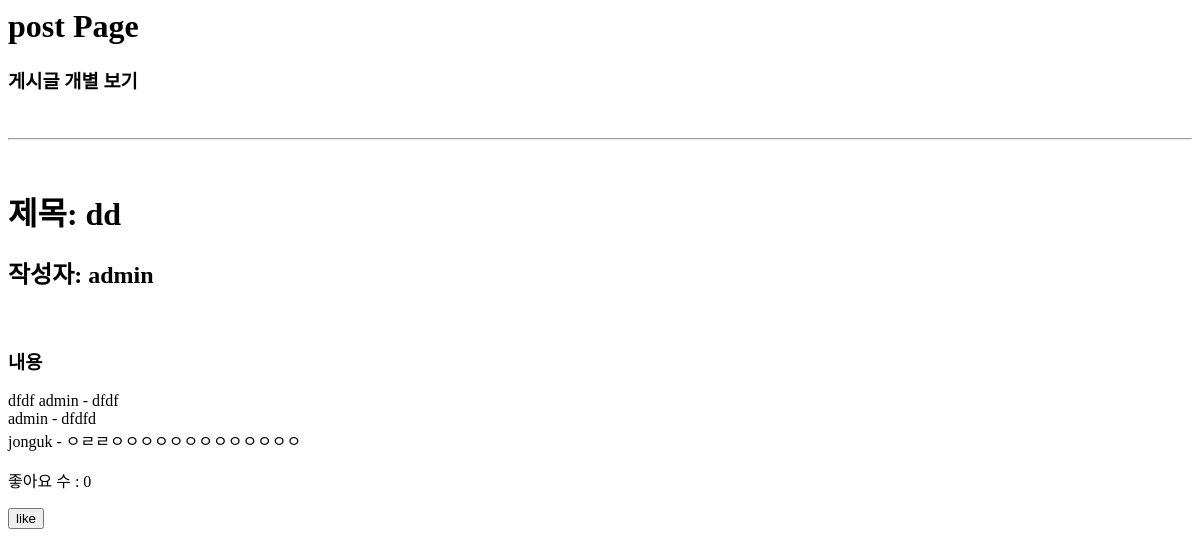
/post/1, run on an earlier commit of the app's database.
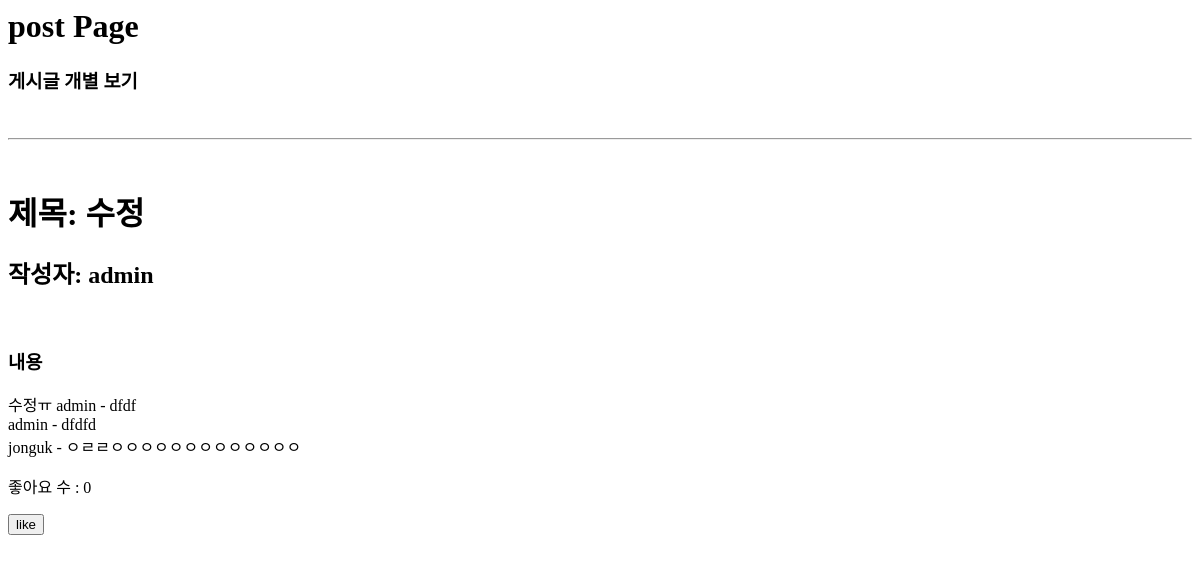
And on a later commit of the database.
### danceapp/models.py (models this page shows, shortened)
class Post(models.Model):
    userId = models.ForeignKey(userProfile, on_delete=models.CASCADE) # 회원ID # User 모델의 pk를 가져옴
    title = models.CharField(max_length=200) # 제목
    body = models.TextField() # 게시물 설명
    uploadDate = models.DateTimeField(auto_now_add=True) # 처음 업로드 시간
    updateDate = models.DateTimeField(auto_now=True) # 수정 시간
    photo = models.ImageField(blank=True, null=True, upload_to='thumbnail') # 썸네일 # upload_to : static/blog_photo 로 저장해줘
    video = models.FileField(blank=True, null=True, upload_to='video') # 배포시에는 models.FilePathField()사용
    genreName = models.ForeignKey(Genre, null=True, on_delete=models.CASCADE) # 장르
    likes_user = models.ManyToManyField(userProfile, related_name='likes', blank=True) # 좋아요 누른 사람
    likes_count = models.PositiveIntegerField(default=0) # 좋아요 개수

### accounts/models.py (models this page shows)
class userProfile(AbstractUser):
    nickname = models.CharField(max_length=50, null=True, blank=True) # 실제 이름
    danceSkill = models.CharField(max_length=10 ,null=True, blank=True) # 상 중 하
    phoneNum = models.IntegerField(null=True, blank=True) # 핸드폰 번호
    gender = models.CharField(max_length=10 ,null=True, blank=True) # 성별
    createdAt = models.DateTimeField(auto_now_add=True) # 생성 일자
    birth = models.DateField(null=True, blank=True) # 생년월일
    profilephoto = models.ImageField(blank=True, null=True, upload_to='profilephoto') # 프사
    def __str__(self):
        return self.username

### danceapp/views.py (the view)
# urls.py: path('post/<int:post_id>', views.post, name='post'),
def post(request, post_id):
    post = Post.objects.get(id = post_id)
    comment_form = CommentForm()
    context = {
        'post':post,
        'comment_form':comment_form,
    }
    return render(request, 'post.html', context)

### danceapp/forms.py
class CommentForm(forms.ModelForm):
    class Meta:
        model = Comment
        fields = ['comment']
    def __init__(self, *args, **kwargs):
        super(CommentForm, self).__init__(*args, **kwargs)
        self.fields['comment'].widget.attrs = {
            'class': 'form-control',
            'placeholder': "댓글 입력",
            'rows':2
        }

### danceapp/models.py (called while the page is built)
    def __str__(self):
        return self.comment

### danceapp/templates/post.html (shortened to what this page needs)
<h1>post Page</h1>
<h3>게시글 개별 보기</h3>
<hr><br>
<h1>제목: {{ post.title }}</h1>
<h2>작성자: {{ post.userId }}</h2>
<h3>내용</h3>
{{ post.body }}
{% for comment in post.comment_set.all %}
{{ comment.userId }} - {{ comment }}
{% endfor %}
<form action="{% url 'likes' post.id %}" method="">
    <p>
        좋아요 수 : {{ post.likes_count }}
    </p>
    {% if request.user in post.likes_user.all %}
    <input type="submit" value="dislike">
    {% else %}
    <input type="submit" value="like">
    {% endif %}
</form>

What changed in the data, as far as the page shows it:
changed Post "admin": title "dd" → "수정"; body "dfdf" → "수정ㅠ"
